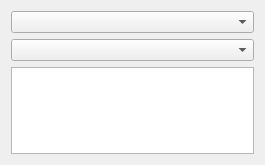
<?xml version="1.0" encoding="UTF-8"?>
<ui version="4.0">
 <class>GTACheckECAMDisplayWidget</class>
 <widget class="QWidget" name="GTACheckECAMDisplayWidget">
  <property name="geometry">
   <rect>
    <x>0</x>
    <y>0</y>
    <width>265</width>
    <height>165</height>
   </rect>
  </property>
  <property name="windowTitle">
   <string>Form</string>
  </property>
  <layout class="QGridLayout" name="gridLayout">
   <item row="0" column="0">
    <layout class="QVBoxLayout" name="verticalLayout">
     <item>
      <widget class="QComboBox" name="CheckSubOptCB"/>
     </item>
     <item>
      <widget class="QComboBox" name="CheckValueCB"/>
     </item>
     <item>
      <widget class="QTextEdit" name="CheckValueTE">
       <property name="sizePolicy">
        <sizepolicy hsizetype="Preferred" vsizetype="Expanding">
         <horstretch>0</horstretch>
         <verstretch>0</verstretch>
        </sizepolicy>
       </property>
      </widget>
     </item>
    </layout>
   </item>
  </layout>
 </widget>
 <resources/>
 <connections/>
</ui>
